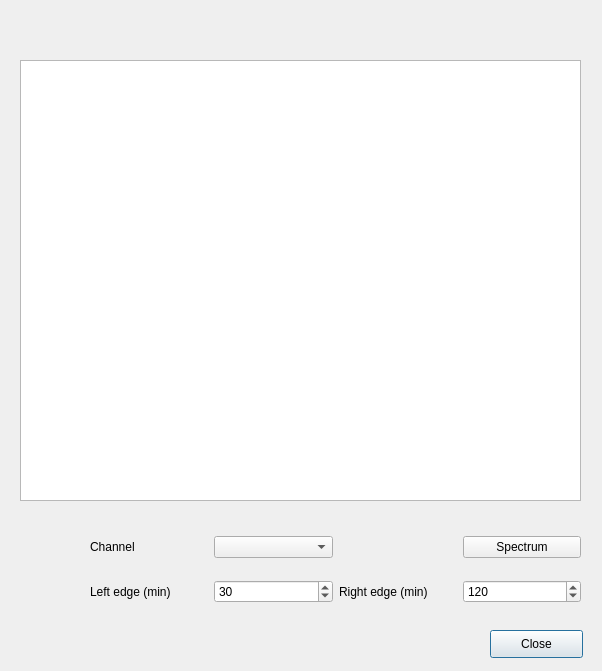
<?xml version="1.0" encoding="UTF-8"?>
<ui version="4.0">
 <class>Dialog</class>
 <widget class="QDialog" name="Dialog">
  <property name="geometry">
   <rect>
    <x>0</x>
    <y>0</y>
    <width>602</width>
    <height>671</height>
   </rect>
  </property>
  <property name="windowTitle">
   <string>HHT Spectrum</string>
  </property>
  <widget class="QGraphicsView" name="graphicsView">
   <property name="geometry">
    <rect>
     <x>20</x>
     <y>60</y>
     <width>561</width>
     <height>441</height>
    </rect>
   </property>
  </widget>
  <widget class="QLabel" name="info">
   <property name="geometry">
    <rect>
     <x>50</x>
     <y>10</y>
     <width>511</width>
     <height>41</height>
    </rect>
   </property>
   <property name="text">
    <string/>
   </property>
   <property name="alignment">
    <set>Qt::AlignCenter</set>
   </property>
  </widget>
  <widget class="QPushButton" name="pushButton">
   <property name="geometry">
    <rect>
     <x>490</x>
     <y>630</y>
     <width>93</width>
     <height>28</height>
    </rect>
   </property>
   <property name="text">
    <string>Close</string>
   </property>
  </widget>
  <widget class="QWidget" name="gridLayoutWidget">
   <property name="geometry">
    <rect>
     <x>90</x>
     <y>520</y>
     <width>491</width>
     <height>101</height>
    </rect>
   </property>
   <layout class="QGridLayout" name="gridLayout">
    <item row="1" column="1">
     <widget class="QSpinBox" name="spinBox">
      <property name="value">
       <number>30</number>
      </property>
     </widget>
    </item>
    <item row="1" column="2">
     <widget class="QLabel" name="label_3">
      <property name="text">
       <string>Right edge (min)</string>
      </property>
     </widget>
    </item>
    <item row="1" column="0">
     <widget class="QLabel" name="label_2">
      <property name="text">
       <string>Left edge (min)</string>
      </property>
     </widget>
    </item>
    <item row="0" column="0">
     <widget class="QLabel" name="label">
      <property name="text">
       <string>Channel</string>
      </property>
     </widget>
    </item>
    <item row="0" column="1">
     <widget class="QComboBox" name="comboBox"/>
    </item>
    <item row="1" column="3">
     <widget class="QSpinBox" name="spinBox_2">
      <property name="maximum">
       <number>1000</number>
      </property>
      <property name="value">
       <number>120</number>
      </property>
     </widget>
    </item>
    <item row="0" column="3">
     <widget class="QPushButton" name="pushButton_2">
      <property name="text">
       <string>Spectrum</string>
      </property>
     </widget>
    </item>
   </layout>
  </widget>
 </widget>
 <resources/>
 <connections/>
</ui>
